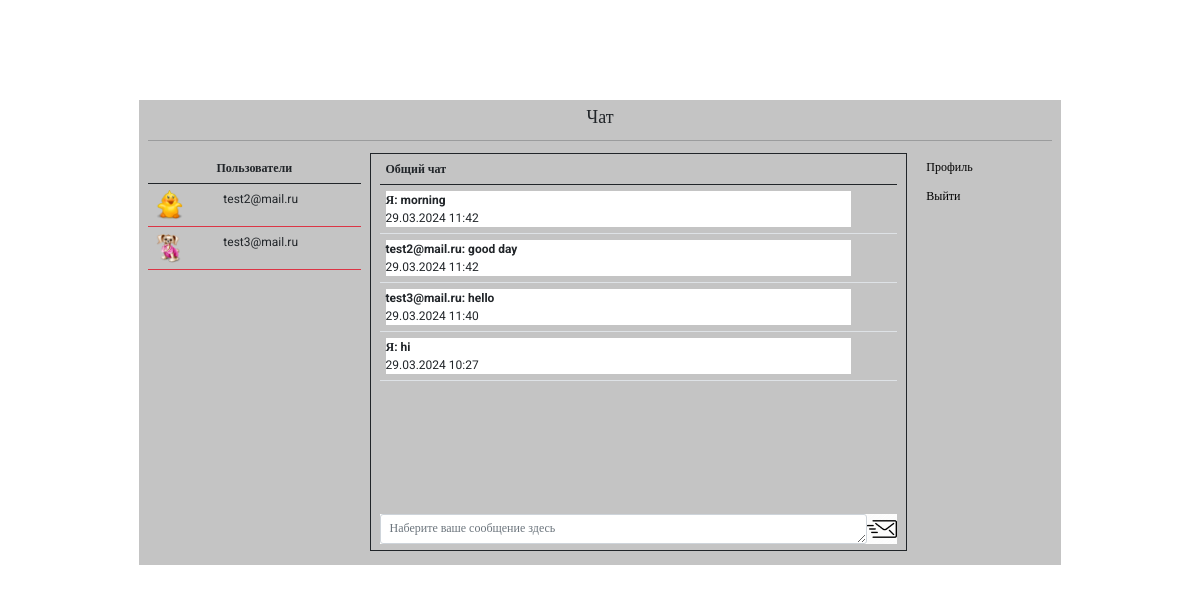
The app's page /chatroom.php (signed in) with its own data.
### tables this page shows
CREATE TABLE `users` (
  `id` int(11) NOT NULL,
  `name` varchar(50) NOT NULL,
  `email` varchar(50) NOT NULL,
  `password` varchar(255) NOT NULL,
  `token` varchar(255) NOT NULL,
  `reg_status` tinyint(4) NOT NULL DEFAULT 0,
  `login_status` tinyint(4) NOT NULL DEFAULT 0,
  `last_login` datetime NOT NULL,
  `avatar` tinyint(4) NOT NULL DEFAULT 0,
  `hide_email` tinyint(4) NOT NULL DEFAULT 0
);

CREATE TABLE `chatrooms` (
  `id` int(11) NOT NULL,
  `userid` int(11) NOT NULL,
  `msg` varchar(200) NOT NULL,
  `created_on` datetime NOT NULL
);

### db/Db.php (called while the page is built)
<?php
	class Db
	{
		private $host = 'localhost';
		private $dbName = 'websocket';
		private $user = 'root';
		private $pass = '';
		public function connect()
		{
			try {
				$conn = new PDO('mysql:host=' . $this->host . '; dbname=' . $this->dbName, $this->user, $this->pass);
				$conn->setAttribute(PDO::ATTR_ERRMODE, PDO::ERRMODE_EXCEPTION);
				return $conn;
			} catch( PDOException $e) {
				echo 'Database Error: ' . $e->getMessage();
			}
		}
	}
 ?>

### db/Users.php (called while the page is built, shortened)
<?php
class Users
	{
		public $dbConn;
		public function __construct()
		{
			require_once("Db.php");
			$db = new Db();
			$this->dbConn = $db->connect();
		}
		public function getAllUsers()
		{
			$stmt = $this->dbConn->prepare("SELECT * FROM users");
			$stmt->execute();
			$users = $stmt->fetchAll(PDO::FETCH_ASSOC);
			return $users;
		}
	}

### db/Chatrooms.php (called while the page is built, shortened)
<?php
	class Chatrooms
	{
		protected $dbConn;
		public function __construct()
		{
			require_once('Db.php');
			$db = new Db();
			$this->dbConn = $db->connect();
		}
		public function getAllChatRooms()
		{
			$stmt = $this->dbConn->prepare("SELECT c.*, u.name, u.email, u.hide_email FROM chatrooms c JOIN users u ON(c.userid = u.id) ORDER BY c.id DESC");
			$stmt->execute();
			$chatrooms = $stmt->fetchAll(PDO::FETCH_ASSOC);
			return $chatrooms;
		}
	}
 ?>

### chatroom.php (the view, shortened to what this page needs)
<!DOCTYPE html>
<html>
<head>
	<link rel="stylesheet" href="https://stackpath.bootstrapcdn.com/bootstrap/5.0.0-alpha1/css/bootstrap.min.css">
</head>
<body>
	<div class="container" id="main">
		<h4 class="text-center pt-2" >Чат</h4>
		<hr>
		<div class="row">
			<div class="col-md-3">
				<?php
					require 'db/Users.php';
					require 'db/Chatrooms.php';
					$objChatroom = new Chatrooms;
					$chatrooms   = $objChatroom->getAllChatRooms();
					$objUser = new Users;
					$users = $objUser->getAllUsers();
				?>
				<table class="table">
					<thead>
					<?php
						foreach ($_SESSION['user'] as $key => $user)
						{
							$userId = $key;
						}
					?>
						<tr>
							<th class="text-center" colspan="3">Пользователи</th>
						</tr>
					</thead>
					<tbody>
						<?php
							foreach ($users as $key => $user)
							{
								$status = 'danger';
								$avatar = './public/pic/def_user.png';
								$name = $user['email'];
								if($user['avatar'] == 1)
								{
									$avatar = './public/pic/'.$user['id'].'.png';
								}
								if($user['name'] !== $user['email'] and $user['hide_email'] == 1)
								{
									$name = $user['name'];
								}
								if(!isset($_SESSION['user'][$user['id']]))
								{
								echo "<tr class=''><td class='text-right table-bordered border-".$status."'><img src='".$avatar."' class='avatar-photo' alt='ava'></td>";
								echo "<td class='text-left table-bordered border-".$status."'>".$name."</td>";
								echo "</tr>";
								}
							}
						?>
					</tbody>
				</table>
			</div>
			<div class="col-md-7 border border-dark">
				<div id="messages">
					<table id="chats" class="table">
					  <thead>
					    <tr>
					      <th colspan="4" scope="col">Общий чат</th>
					    </tr>
					  </thead>
					  <tbody>
					  	<?php
					  		foreach ($chatrooms as $key => $chatroom)
							{
					  			if($userId == $chatroom['userid'])
								{
					  				$from = 'Я';
					  			}
								else
								{
					  				$from = ($chatroom['name'] == $chatroom['email'] or $chatroom['hide_email'] == 0) ? $chatroom['email'] : $chatroom['name'];
					  			}
					  			echo '<tr><td valign="top"><div class="bg-white text-dark"><strong>'.$from.': '.$chatroom['msg'].'</strong></div><div class="bg-white text-dark">'.date("d.m.Y h:i", strtotime($chatroom['created_on'])).'</div></td><td align="right" valign="top"></td></tr>';
					  		}
					  	 ?>
					  </tbody>
					</table>
				</div>
				<form id="chat-room-frm" method="post" action="">
					<div class="d-flex mb-2 bg-white">
                    	<textarea class="form-control" rows="1" id="msg" name="msg" placeholder="Наберите ваше сообщение здесь"></textarea>
	                    <input type="image" src="./public/pic/send_btn.png" alt="Отправить сообщение" id="send" name="send">
					</div>
			    </form>
			</div>
			<div class="col-md-2">
				<a href="profile.php" type="button" class="btn btn-link">Профиль</a>
				<p><input type="button" class="btn btn-link" id="leave-chat" name="leave-chat" value="Выйти"></p>
			</div>
		</div>
	</div>
</body>
</html>

### chatroom.php (style rules this page uses)
* { font-family: Roboto; font-size: 12px; }
#messages { height: 350px; overflow: auto; }
#chat-room-frm { margin-top: 10px; }
#main { margin-top: 100px; }
.container { width: 922px; height: 465px; left: -512px; gap: 0px; opacity: 0px; }
div { background: #C4C4C4; }
.btn { text-decoration: none; color: black; }
.avatar-photo { width: 30px; height: 30px; }

### records on screen
users: shows a picture, email "test2@mail.ru"
users: shows a picture, email "test3@mail.ru"
chatrooms: userid "Я", msg "morning", created_on "29.03.2024 11:42"
chatrooms: userid.email "test2@mail.ru", msg "good day", created_on "29.03.2024 11:42"
chatrooms: userid.name "test3@mail.ru", msg "hello", created_on "29.03.2024 11:40"
chatrooms: userid "Я", msg "hi", created_on "29.03.2024 10:27"
